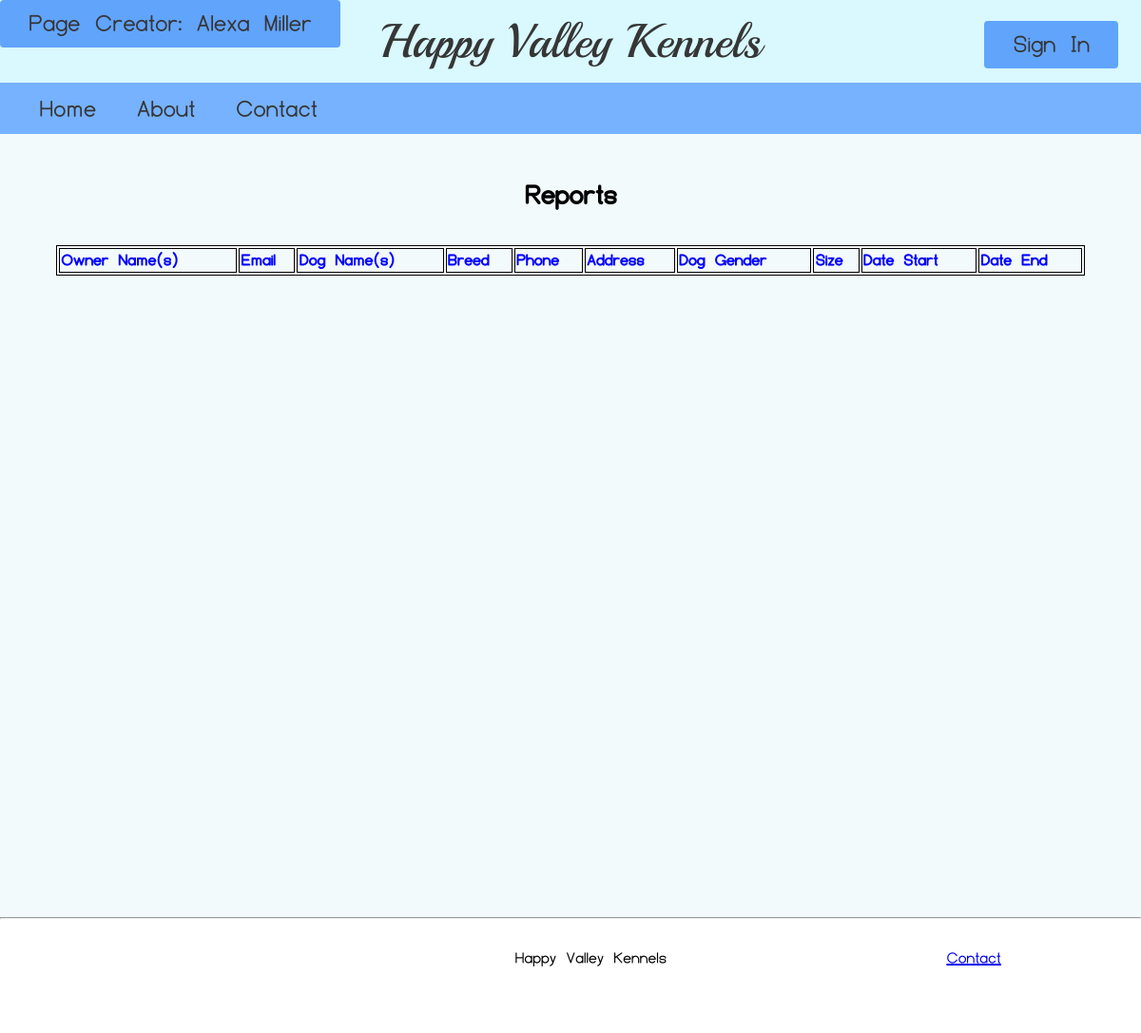
The page /Reports/report.php on the database as committed earlier.
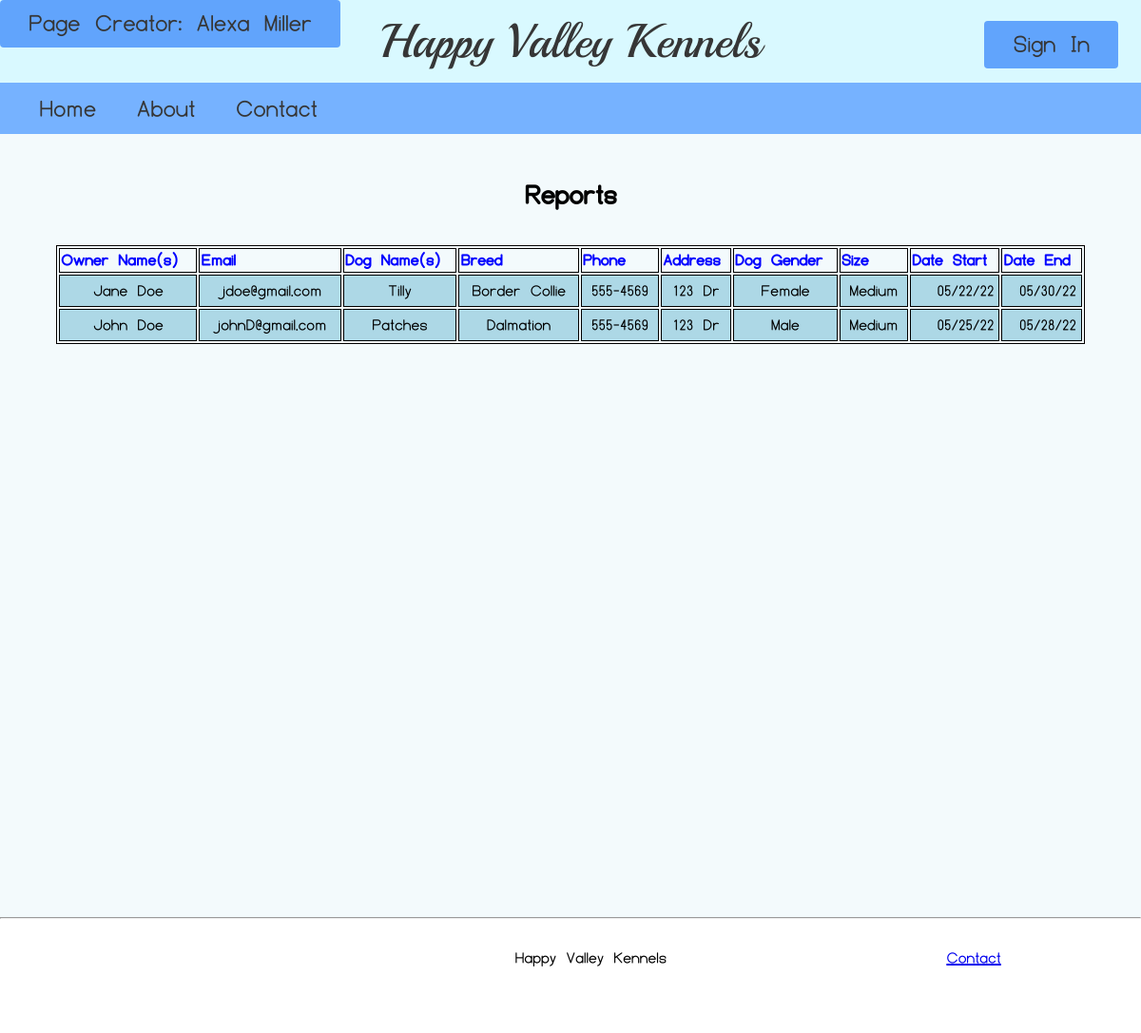
The same page on the database as committed later.
### tables this page shows
Create table scheduling
(
	Id		Int(10)		Primary Key 	AUTO_INCREMENT,
    Name	varchar(50),
    Email	varchar(50),
    DogName	varchar(25),
    Breed	varchar(25),
    Phone	varchar(15),
    Address	varchar(100),
    Gender	varchar(25),
    Size	varchar(25),
    CheckIn	varchar(25),
    CheckOut varchar(25)
);

### Reports/report.php (the view, shortened to what this page needs)
<?php
$page_creator = "Alexa Miller";
include "../assets/Header/Header.php";
require_once('database.php');
$queryReports = 'SELECT * FROM scheduling';
$statement1 = $db->prepare($queryReports);
$statement1->execute();
$reports = $statement1->fetchAll();
?>
<!DOCTYPE html>
<html>
<head>
    <link rel="stylesheet" type="text/css" href="../reports.css">
    <link rel="stylesheet" type="text/css" href="reports.css">
</head>
<body>
    <div id="Page_Content">
        <section>
            <table>
                <caption>
                    <h3>Reports</h3>
                </caption>
                <thead>
                    <tr>
                        <th class="left">Owner Name(s)</th>
                        <th class="left">Email</th>
                        <th class="left">Dog Name(s)</th>
                        <th class="left">Breed</th>
                        <th class="left">Phone</th>
                        <th class="left">Address</th>
                        <th class="left">Dog Gender</th>
                        <th class="left">Size</th>
                        <th class="left">Date Start</td>
                        <th class="left">Date End</td>
                    </tr>
                </thead>
                <tbody>
                    <?php foreach ($reports as $report) : ?>
                        <tr class="blue">
                            <td><?php echo $report['Name']; ?></td>
                            <td><?php echo $report['Email']; ?></td>
                            <td><?php echo $report['DogName']; ?></td>
                            <td><?php echo $report['Breed']; ?></td>
                            <td><?php echo $report['Phone']; ?></td>
                            <td><?php echo $report['Address']; ?></td>
                            <td><?php echo $report['Gender']; ?></td>
                            <td><?php echo $report['Size']; ?></td>
                            <td class="right"><?php echo $report['CheckIn']; ?></td>
                            <td class="right"><?php echo $report['CheckOut']; ?></td>
                        </tr>
                    <?php endforeach; ?>
                </tbody>
            </table>
        </section>
    </div>
</body>
</html>
<?php
include("../assets/Footer/Footer.php");
?>

### assets/Header/Header.php (shortened to what this page needs)
<?php
    if(isset($_SESSION["First Name"])) {
        $username = $_SESSION["First Name"];
    }
    else {
        $username = "Sign In";
    }
?>
<!DOCTYPE html>
<html>
    <head>
    </head>
    <body onload="setActive()">
        <p id="page_credit">Page Creator: <?php echo($page_creator); ?></p>
        <div id="Page_Header">
            <a id="Header_Text" href="/HappyValleyKennels/Home">Happy Valley Kennels</a>
        <?php
            if(isset($_SESSION["Role"]) AND ($_SESSION["Role"] == "Employee" OR $_SESSION["Role"] == "Customer" OR $_SESSION["Role"] == "Human Resources" OR $_SESSION["Role"] == "Veterinarian")){
                echo "<div id=\"dropdown_container\"><button id=\"Profile_Button\" onclick=\"showDropdown()\">".$username."</button>";
                include("SignOutDropdown.php");
                echo "</div>";
            }
            else {
                echo "<div id=\"dropdown_container\"><button id=\"Profile_Button\" onclick=\"showDropdown()\">".$username."</button>";
                echo "</div>";
            }
        ?>
        <ul id="Nav_Bar">
            <?php
                if(isset($_SESSION["Role"]) AND $_SESSION["Role"] == "Employee"){
                    echo "<li><a href=\"/HappyValleyKennels/Home\" id=\"Home\">Home</a></li>";
                    echo "<li><a href=\"/HappyValleyKennels/Reports\" id=\"Reports\">Reports</a><li>";
                    echo "<li><a href=\"/HappyValleyKennels/Finance\" id=\"Finance\">Finance</a><li>";
                } else if(isset($_SESSION["Role"]) AND $_SESSION["Role"] == "Veterinarian"){
                    echo "<li><a href=\"/HappyValleyKennels/Home\" id=\"Home\">Home</a></li>";
                    echo "<li><a href=\"/HappyValleyKennels/Reports\" id=\"Reports\">Reports</a><li>";
                } else if(isset($_SESSION["Role"]) AND $_SESSION["Role"] == "Human Resources"){
                    echo "<li><a href=\"/HappyValleyKennels/Home\" id=\"Home\">Home</a></li>";
                    echo "<li><a href=\"/HappyValleyKennels/About\" id=\"About\">About</a></li>";
                    echo "<li><a href=\"/HappyValleyKennels/Users\" id=\"Users\">Users</a></li>";
                }
                else {
                    echo "<li><a href=\"/HappyValleyKennels/Home\" id=\"Home\">Home</a></li>";
                    echo "<li><a href=\"/HappyValleyKennels/About\" id=\"About\">About</a></li>";
                    echo "<li><a href=\"/HappyValleyKennels/Contact\" id=\"Contact\">Contact</a></li>";
                }
            ?>
        </ul>
        </div>
    </body>
</html>

### assets/Footer/Footer.php (shortened to what this page needs)
<!DOCTYPE html>
<html>
    <head>
    </head>
    <body>
        <div id="Page_Footer">
            <hr>
            <div id="Footer_Content">
                <object type="image/svg+xml" data="/HappyValleyKennels/assets/HappyValleyLogo.svg" width="100" height="100"></object>
                <p onclick="imgclick()">Happy Valley Kennels</p>
                <p><a href="/HappyValleyKennels/Contact">Contact</a></p>
            </div>
        </div>
    </body>
</html>

### Reports/reports.css (style rules this page uses)
#Page_Content section { display: flex; justify-content: center; }
caption { font-weight: bold; text-align: center; font-size: 145%; }
table { width: 92%; border: 1px solid black; }
th { color: blue; border: 1px solid black; }
td { text-align: center; padding: 5px; border: 1px solid black; }
.blue { background-color: lightblue; }
.left { text-align: left; }
.right { text-align: right; }

Rows that differ between the two databases and show on the page:
added scheduling: Name "Jane Doe", Email "jdoe@gmail.com", DogName "Tilly", Breed "Border Collie", Phone "555-4569", Address "123 Dr", Gender "Female", Size "Medium", CheckIn "05/22/22", CheckOut "05/30/22"
added scheduling: Name "John Doe", Email "johnD@gmail.com", DogName "Patches", Breed "Dalmation", Phone "555-4569", Address "123 Dr", Gender "Male", Size "Medium", CheckIn "05/25/22", CheckOut "05/28/22"
